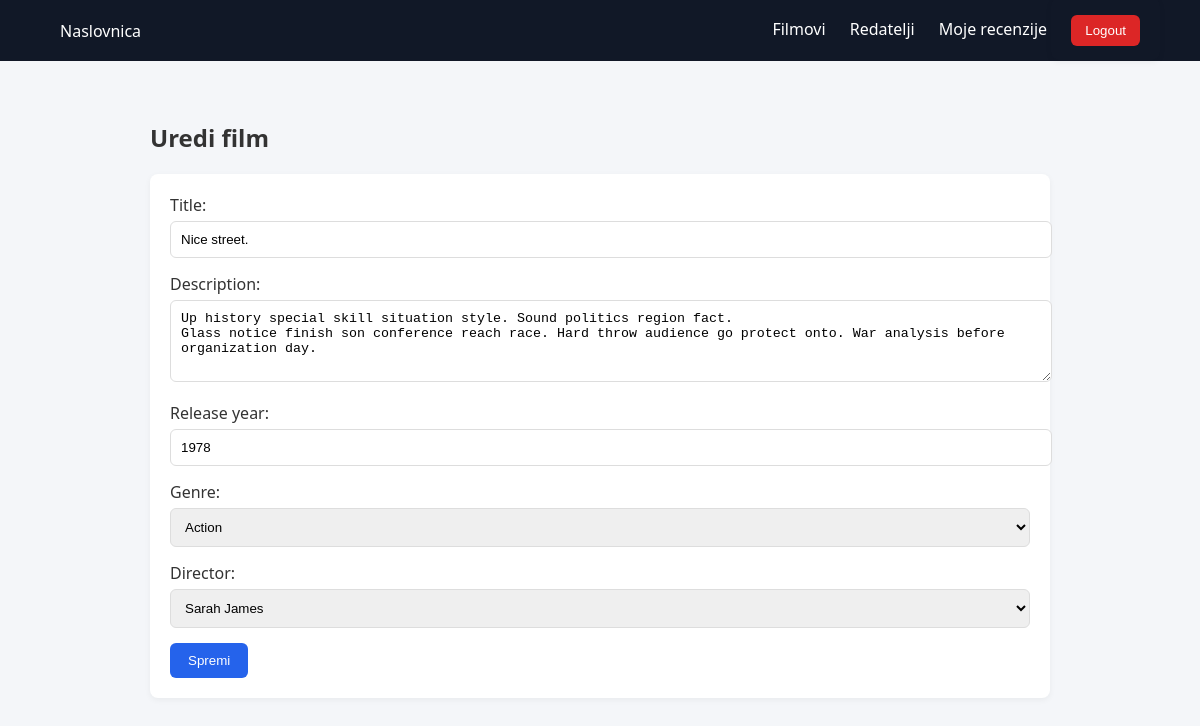
Page /film/23/edit/ (signed in) on the committed database.
### main/models.py (models this page shows, shortened)
class Film(models.Model):
    GENRE_CHOICES = [
        ('ACTION', 'Action'),
        ('DRAMA', 'Drama'),
        ('COMEDY', 'Comedy'),
        ('THRILLER', 'Thriller'),
        ('HORROR', 'Horror'),
        ('ROMANCE', 'Romance'),
        ('SCIFI', 'Sci-Fi'),
        ('OTHER', 'Other'),
    ]
    title = models.CharField(max_length=200)
    description = models.TextField()
    release_year = models.IntegerField()
    genre = models.CharField(max_length=20, choices=GENRE_CHOICES)
    director = models.ForeignKey(
        Director,
        on_delete=models.SET_NULL,
        null=True,
        related_name='films'
    )
    created_at = models.DateTimeField(default=timezone.now)
    created_by = models.ForeignKey(
        User,
        on_delete=models.CASCADE,
        related_name='created_films'
    )

### main/views.py (the view)
# urls.py: path("film/<int:pk>/edit/", FilmUpdateView.as_view(), name="film_edit"),
class FilmUpdateView(LoginRequiredMixin, UpdateView):
    model = Film
    form_class = FilmForm
    template_name = "main/film_form.html"
    success_url = reverse_lazy("main:film_list")
    def dispatch(self, request, *args, **kwargs):
        film = self.get_object()
        return super().dispatch(request, *args, **kwargs)

### main/forms.py
class FilmForm(forms.ModelForm):
    class Meta:
        model = Film
        fields = ["title", "description", "release_year", "genre", "director"]
        widgets = {
            "description": forms.Textarea(attrs={"rows": 4}),
        }

### main/models.py (called while the page is built)
    def __str__(self):
        return self.name

### templates/main/film_form.html (shortened to what this page needs)
{% extends "base.html" %}
{% block content %}
<h2>{% if object %}Uredi film{% else %}Dodaj film{% endif %}</h2>
<form method="post">
    {{ form.as_p }}
    <button type="submit">Spremi</button>
</form>
{% endblock %}

### main/static/style.css (style rules this page uses)
* { margin: 0; padding: 0; }
body { font-family: 'Segoe UI', sans-serif; background-color: #f4f6f9; color: #333; }
h1, h2, h3 { margin-bottom: 20px; }
form { background: white; padding: 20px; border-radius: 8px; box-shadow: 0 2px 6px rgba(0,0,0,0.05); }
form p { margin-bottom: 15px; }
input, textarea, select { width: 100%; padding: 10px; border-radius: 6px; border: 1px solid #ddd; margin-top: 5px; }
button { background: #2563eb; color: white; border: none; padding: 10px 18px; border-radius: 6px; cursor: pointer; }

### rows in the picture
Film: title "Nice street.", description "Up history special skill situation style. Sound politics region fact. Glass notice finish son conference reach race. Hard throw audience go protect onto. War analysis before organization day.", release_year "1978", genre "Action", director "Sarah James"
